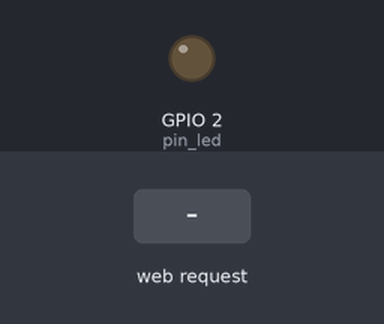
The sketch below on a simulated ESP8266 (NodeMCU). On the bench: output pins drawn as LEDs (lit = HIGH). The test bench sets the inputs (shaded band). WiFi joins after 1.5 s; servers stay silent unless stated; what the sketch prints to the serial monitor is not drawn.

Above: at 2.7 s.
2.8 s: HTTP request GET /toggle received
At 3.4 s:
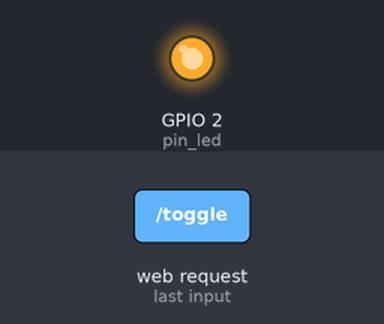
Timing chart, 0 to 5.8 s (numbered marks = the images above; inputs shaded):
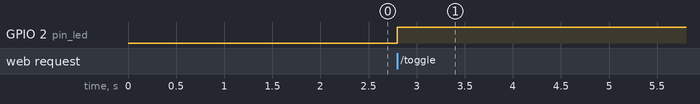

Measured:
- after the input at 2.8 s, GPIO 2 (pin_led): LOW → HIGH at once

The sketch:

simple_webserver.ino
```cpp
#include <ESP8266WiFi.h>
#include <ESP8266WebServer.h>

ESP8266WebServer server;
uint8_t pin_led = 2;
char* ssid = "ElTranquilo";
char* password ="nenayluis";


void setup()
{
	pinMode(pin_led, OUTPUT);
	WiFi.begin(ssid,password);
	Serial.begin(115200);
	while(WiFi.status()!=WL_CONNECTED)
	{

	Serial.print(".");
	delay(500);
  	}
	Serial.println("");
	Serial.print("IP Address: ");
	Serial.print(WiFi.localIP());

	server.on("/",[](){server.send(200,"text/plain","hello world");});
	server.on("/toggle", toggleLED );
	server.begin();

}


void loop()
{

	server.handleClient();
}

void toggleLED()
{
	digitalWrite(pin_led,!digitalRead(pin_led));
	server.send(204,"");
}
```
